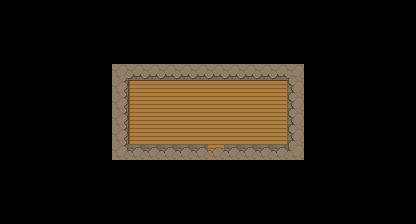

A 2D game scene composited from a Tiled map and its tileset images. What follows is a short description and the map's XML, with every tile layer's data as written:
An orthogonal 26x14 tile map with 16x16 px tiles, 4 tile layers (Ground0, Ground1, GroundDecoration0, GroundDecoration1), 4 tilesets and 10 objects.

<map version="1.10" tiledversion="1.11.2" orientation="orthogonal" renderorder="right-down" width="26" height="14" tilewidth="16" tileheight="16" infinite="0" nextlayerid="11" nextobjectid="47">
 <editorsettings>
  <export target="../../Data/Testing_Zone.xml" format="tmx" />
 </editorsettings>
 <properties>
  <property name="IsInside" type="bool" value="true" />
 </properties>
 <tileset firstgid="1" source="../Tilesets/Cave_Tiles.tsx" />
 <tileset firstgid="290" source="../Tilesets/Floors_Tiles.tsx" />
 <tileset firstgid="915" source="../Tilesets/Water_tiles.tsx" />
 <tileset firstgid="1540" source="../Tilesets/Building_Atlas.tsx" />
 <layer id="2" name="Ground0" width="26" height="14">
  <data encoding="csv">
0,0,0,0,0,0,0,0,0,0,0,0,0,0,0,0,0,0,0,0,0,0,0,0,0,0,
0,0,0,0,0,0,0,0,0,0,0,0,0,0,0,0,0,0,0,0,0,0,0,0,0,0,
0,0,0,0,0,0,0,0,0,0,0,0,0,0,0,0,0,0,0,0,0,0,0,0,0,0,
0,0,0,0,0,0,0,0,0,0,0,0,0,0,0,0,0,0,0,0,0,0,0,0,0,0,
0,0,0,0,0,0,0,330,306,307,308,306,307,308,306,306,307,308,334,0,0,0,0,0,0,0,
0,0,0,0,0,0,0,355,336,337,337,337,337,337,337,337,337,338,359,0,0,0,0,0,0,0,
0,0,0,0,0,0,0,380,361,362,362,362,362,362,362,362,362,363,384,0,0,0,0,0,0,0,
0,0,0,0,0,0,0,330,386,387,387,387,387,387,387,387,362,388,334,0,0,0,0,0,0,0,
0,0,0,0,0,0,0,355,386,362,362,362,362,362,362,362,362,388,359,0,0,0,0,0,0,0,
0,0,0,0,0,0,0,380,406,407,408,408,406,362,408,406,407,408,384,0,0,0,0,0,0,0,
0,0,0,0,0,0,0,0,0,0,0,0,0,0,0,0,0,0,0,0,0,0,0,0,0,0,
0,0,0,0,0,0,0,0,0,0,0,0,0,0,0,0,0,0,0,0,0,0,0,0,0,0,
0,0,0,0,0,0,0,0,0,0,0,0,0,0,0,0,0,0,0,0,0,0,0,0,0,0,
0,0,0,0,0,0,0,0,0,0,0,0,0,0,0,0,0,0,0,0,0,0,0,0,0,0
</data>
 </layer>
 <layer id="1" name="Ground1" width="26" height="14">
  <data encoding="csv">
0,0,0,0,0,0,0,0,0,0,0,0,0,0,0,0,0,0,0,0,0,0,0,0,0,0,
0,0,0,0,0,0,0,0,0,0,0,0,0,0,0,0,0,0,0,0,0,0,0,0,0,0,
0,0,0,0,0,0,0,0,0,0,0,0,0,0,0,0,0,0,0,0,0,0,0,0,0,0,
0,0,0,0,0,0,0,0,0,0,0,0,0,0,0,0,0,0,0,0,0,0,0,0,0,0,
0,0,0,0,0,0,0,296,297,297,297,297,297,297,297,297,297,297,324,0,0,0,0,0,0,0,
0,0,0,0,0,0,0,345,347,347,347,347,347,347,347,347,347,347,349,0,0,0,0,0,0,0,
0,0,0,0,0,0,0,345,347,347,347,347,347,347,347,347,347,347,349,0,0,0,0,0,0,0,
0,0,0,0,0,0,0,345,347,347,347,347,347,347,347,347,347,347,349,0,0,0,0,0,0,0,
0,0,0,0,0,0,0,345,347,347,347,347,347,347,347,347,347,347,349,0,0,0,0,0,0,0,
0,0,0,0,0,0,0,396,397,397,397,397,397,397,397,397,397,397,398,0,0,0,0,0,0,0,
0,0,0,0,0,0,0,0,0,0,0,0,0,0,0,0,0,0,0,0,0,0,0,0,0,0,
0,0,0,0,0,0,0,0,0,0,0,0,0,0,0,0,0,0,0,0,0,0,0,0,0,0,
0,0,0,0,0,0,0,0,0,0,0,0,0,0,0,0,0,0,0,0,0,0,0,0,0,0,
0,0,0,0,0,0,0,0,0,0,0,0,0,0,0,0,0,0,0,0,0,0,0,0,0,0
</data>
 </layer>
 <layer id="4" name="GroundDecoration0" width="26" height="14">
  <data encoding="csv">
0,0,0,0,0,0,0,0,0,0,0,0,0,0,0,0,0,0,0,0,0,0,0,0,0,0,
0,0,0,0,0,0,0,0,0,0,0,0,0,0,0,0,0,0,0,0,0,0,0,0,0,0,
0,0,0,0,0,0,0,0,0,0,0,0,0,0,0,0,0,0,0,0,0,0,0,0,0,0,
0,0,0,0,0,0,0,0,0,0,0,0,0,0,0,0,0,0,0,0,0,0,0,0,0,0,
0,0,0,0,0,0,0,0,0,0,0,0,0,0,0,0,0,0,0,0,0,0,0,0,0,0,
0,0,0,0,0,0,0,0,0,0,0,0,0,0,0,0,0,0,0,0,0,0,0,0,0,0,
0,0,0,0,0,0,0,0,0,0,0,0,0,0,0,0,0,0,0,0,0,0,0,0,0,0,
0,0,0,0,0,0,0,0,0,0,0,0,0,0,0,0,0,0,0,0,0,0,0,0,0,0,
0,0,0,0,0,0,0,0,0,0,0,0,0,0,0,0,0,0,0,0,0,0,0,0,0,0,
0,0,0,0,0,0,0,0,0,0,0,0,0,0,0,0,0,0,0,0,0,0,0,0,0,0,
0,0,0,0,0,0,0,0,0,0,0,0,0,0,0,0,0,0,0,0,0,0,0,0,0,0,
0,0,0,0,0,0,0,0,0,0,0,0,0,0,0,0,0,0,0,0,0,0,0,0,0,0,
0,0,0,0,0,0,0,0,0,0,0,0,0,0,0,0,0,0,0,0,0,0,0,0,0,0,
0,0,0,0,0,0,0,0,0,0,0,0,0,0,0,0,0,0,0,0,0,0,0,0,0,0
</data>
 </layer>
 <layer id="8" name="GroundDecoration1" width="26" height="14">
  <data encoding="csv">
0,0,0,0,0,0,0,0,0,0,0,0,0,0,0,0,0,0,0,0,0,0,0,0,0,0,
0,0,0,0,0,0,0,0,0,0,0,0,0,0,0,0,0,0,0,0,0,0,0,0,0,0,
0,0,0,0,0,0,0,0,0,0,0,0,0,0,0,0,0,0,0,0,0,0,0,0,0,0,
0,0,0,0,0,0,0,0,0,0,0,0,0,0,0,0,0,0,0,0,0,0,0,0,0,0,
0,0,0,0,0,0,0,0,0,0,0,0,0,0,0,0,0,0,0,0,0,0,0,0,0,0,
0,0,0,0,0,0,0,0,0,0,0,0,0,0,0,0,0,0,0,0,0,0,0,0,0,0,
0,0,0,0,0,0,0,0,0,0,0,0,0,0,0,0,0,0,0,0,0,0,0,0,0,0,
0,0,0,0,0,0,0,0,0,0,0,0,0,0,0,0,0,0,0,0,0,0,0,0,0,0,
0,0,0,0,0,0,0,0,0,0,0,0,0,0,0,0,0,0,0,0,0,0,0,0,0,0,
0,0,0,0,0,0,0,0,0,0,0,0,0,0,0,0,0,0,0,0,0,0,0,0,0,0,
0,0,0,0,0,0,0,0,0,0,0,0,0,0,0,0,0,0,0,0,0,0,0,0,0,0,
0,0,0,0,0,0,0,0,0,0,0,0,0,0,0,0,0,0,0,0,0,0,0,0,0,0,
0,0,0,0,0,0,0,0,0,0,0,0,0,0,0,0,0,0,0,0,0,0,0,0,0,0,
0,0,0,0,0,0,0,0,0,0,0,0,0,0,0,0,0,0,0,0,0,0,0,0,0,0
</data>
 </layer>
 <objectgroup id="7" name="Objects">
  <object id="28" x="216.182" y="141.136">
   <properties>
    <property name="Type" value="spawnPoint" />
   </properties>
   <point />
  </object>
  <object id="29" x="144.045" y="96.5">
   <properties>
    <property name="NpcId" value="-1" />
    <property name="Path" type="object" value="31" />
    <property name="Type" value="npc" />
   </properties>
   <point />
  </object>
  <object id="31" x="144" y="96">
   <polyline points="0,0 128,0" />
  </object>
  <object id="32" x="203.455" y="158.727" width="24.5455" height="4.18182">
   <properties>
    <property name="Type" value="tilemapChanger" />
   </properties>
  </object>
 </objectgroup>
 <objectgroup id="10" name="Collisions">
  <object id="34" x="201.667" y="160" width="27.3333" height="16" />
  <object id="38" x="128" y="144" width="80" height="16" />
  <object id="39" x="224" y="144" width="80" height="16" />
  <object id="44" x="112" y="80" width="16" height="64" />
  <object id="45" x="128" y="64" width="160" height="16" />
  <object id="46" x="288" y="80" width="16" height="64" />
 </objectgroup>
</map>
